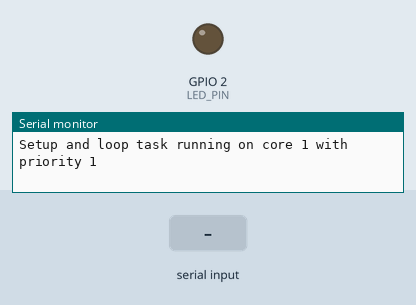
Recording of a sketch running on a simulated ESP32. On the bench: output pins drawn as LEDs (lit = HIGH), the last lines printed to the serial monitor. Dashed ring = blinking. Inputs (shaded band) come from the test bench.

Above: at 2.2 s.
2.3 s: "5\n" received over Serial
At 5.0 s:
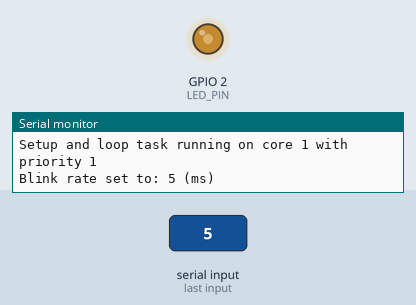
5.3 s: "90,45\n" received over Serial
At 6.52 s:
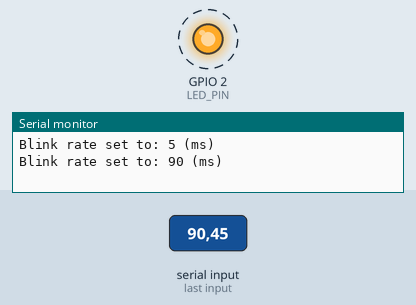
Timing chart, 0 to 14.3 s (numbered marks = the images above; inputs shaded):
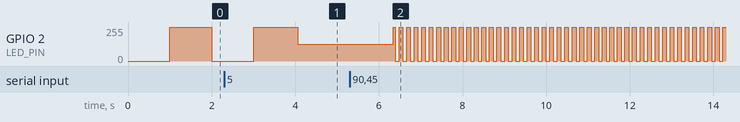

Measured:
- after the input at 5.3 s, GPIO 2 (LED_PIN): alternates 255/255 for 0.09 s and 0/255 for 0.09 s, starting after 1.0 s

The sketch:

Challenge.ino
```cpp
// Task:
// Use two task to control the blinking rate of LED
// 1st task listen to input from serial terminal
// 2nd task will toggle the LED as per the user input time delay

#include "freertos/FreeRTOS.h"
#include "freertos/task.h"

// LED
static const uint8_t LED_PIN = 2;
uint32_t ledDelay = 1000;

void ledTask(void *param) {
    pinMode(LED_PIN, OUTPUT);

    while(true) {
        digitalWrite(LED_PIN, !digitalRead(LED_PIN));
        vTaskDelay(ledDelay / portTICK_PERIOD_MS);
    }
}

void serialTask(void *param) {
    while(true) {
        if(Serial.available()) {
            String data = Serial.readString();
            ledDelay = atoi(data.c_str());

            Serial.print("Blink rate set to: ");
            Serial.print(ledDelay);
            Serial.println(" (ms)");
        }
    }
}

void setup() {
    Serial.begin(115200);
    vTaskDelay(1000 / portTICK_PERIOD_MS);

    // Print self priority
    Serial.print("Setup and loop task running on core ");
    Serial.print(xPortGetCoreID());
    Serial.print(" with priority ");
    Serial.println(uxTaskPriorityGet(NULL));

    xTaskCreate(
        ledTask,
        "LED task",
        1024,
        NULL,
        1,
        NULL
    );

    xTaskCreate(
        serialTask,
        "Serial Task",
        1024,
        NULL,
        2,
        NULL
    );
}

void loop() {
    vTaskDelay(1000 / portTICK_PERIOD_MS);
}
```
